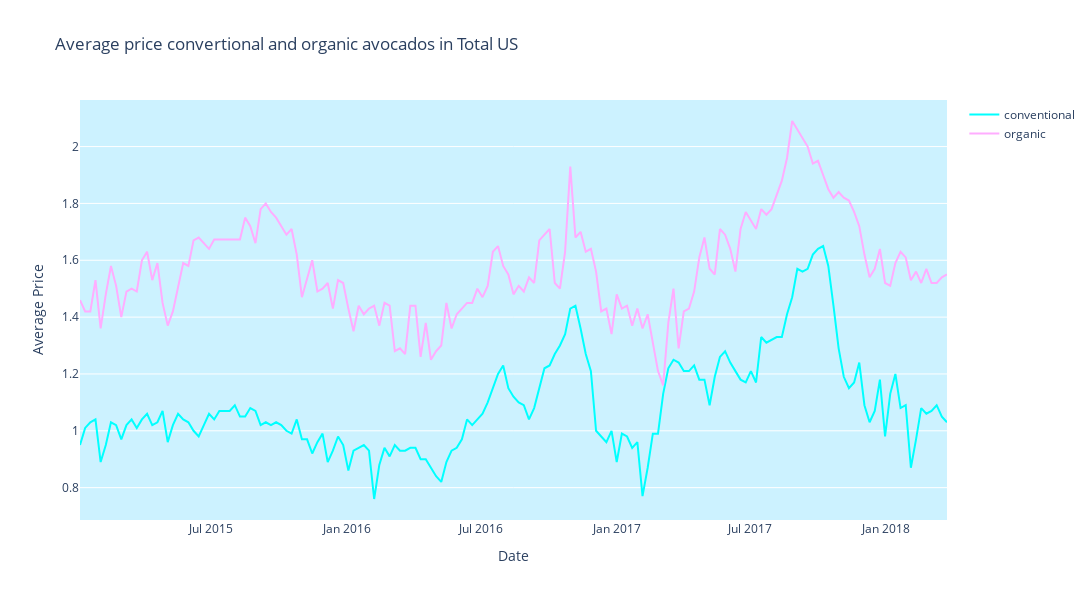

The cell this chart's notebook holds for it:
### Code cell
fig = go.Figure()

fig.add_trace(go.Scatter(x=df1[df1.region == 'TotalUS']['Date'],
                         y=df1[df1.region == 'TotalUS']['AveragePrice'],
                         mode='lines',
                         name='conventional',
                         line=dict(color='#00ffff')))

fig.add_trace(go.Scatter(x=df2[df2.region == 'TotalUS']['Date'],
                         y=df2[df2.region == 'TotalUS']['AveragePrice'],
                         mode='lines',
                         name='organic',
                         line=dict(color='#ffadff')))

fig.update_layout(width=1100,
                  height=600,
                  title='Average price convertional and organic avocados in Total US',
                  plot_bgcolor='#ccf2ff',
                  hovermode="x",
                  paper_bgcolor='white',
                  xaxis_title='Date',
                  yaxis_title='Average Price',
                  xaxis_showgrid=False
)

fig.show()

### Figure 1 — Plotly figure (JSON) as saved in the notebook; plotly's stock layout.template omitted (floating-point values rounded to 4 significant figures; data arrays with more than 128 entries replaced by an {"elided": "..."} marker saying what was removed)
{"data": [{"line": {"color": "#00ffff"}, "mode": "lines", "name": "conventional", "type": "scatter", "x": {"elided": "169 str values"}, "y": {"elided": "169 float values"}}, {"line": {"color": "#ffadff"}, "mode": "lines", "name": "organic", "type": "scatter", "x": {"elided": "169 str values"}, "y": {"elided": "169 float values"}}], "layout": {"height": 600, "hovermode": "x", "paper_bgcolor": "white", "plot_bgcolor": "#ccf2ff", "title": {"text": "Average price convertional and organic avocados in Total US"}, "width": 1100, "xaxis": {"showgrid": false, "title": {"text": "Date"}}, "yaxis": {"title": {"text": "Average Price"}}}}
